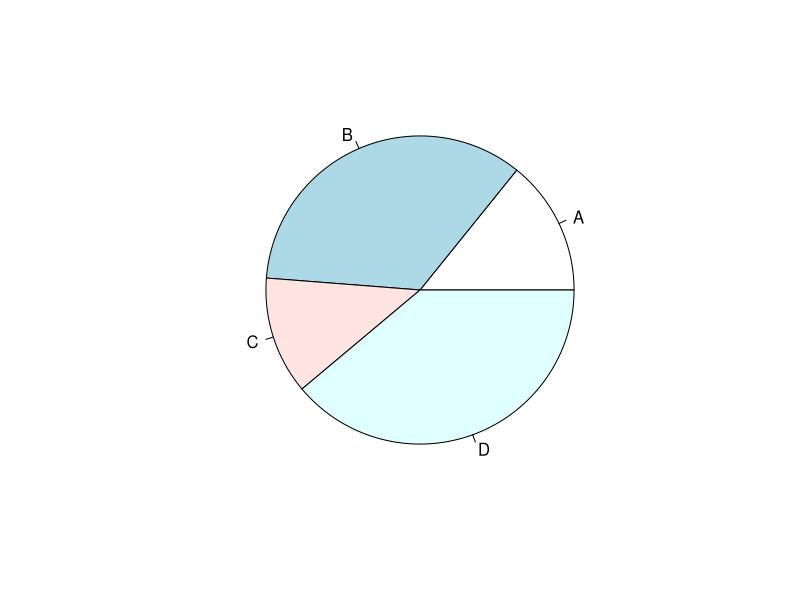
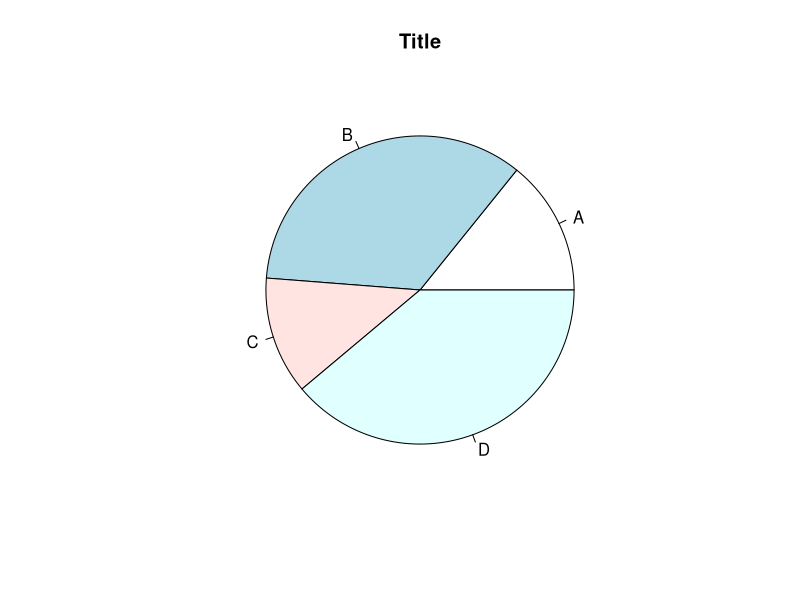
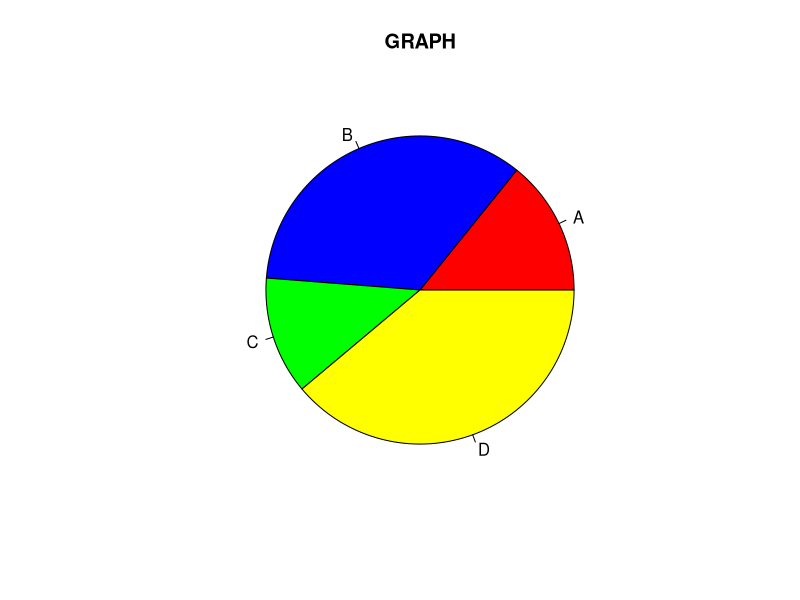
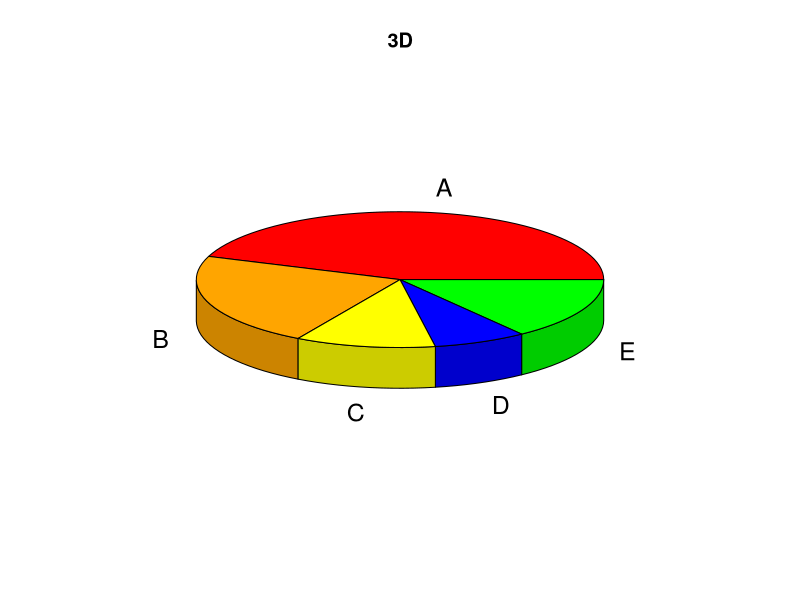
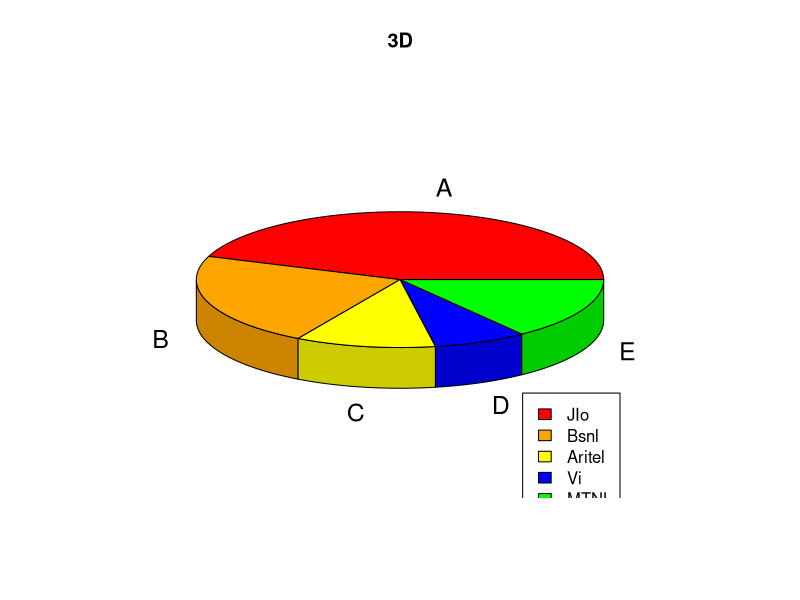

Write the R code that produced these figures, in order.
x<-c(23,56,20,63)
labels<-c("A","B","C","D")
pie(x,labels)

x<-c(23,56,20,63)
labels<-c("A","B","C","D")
pie(x,labels,main="Title")


x<-c(23,56,20,63)
labels<-c("A","B","C","D")
pie(x,labels,main="GRAPH",col=c("red","blue","green","yellow"))

install.packages("plotrix")
library(plotrix)
x<-c(600,300,150,100,200)
pie3D(x,main="3D",labels=c("A","B","C","D","E"),col=c("red","orange","yellow","blue","green"))

#legend("topleft", c("C1", "C2"), fill = c("red", "green"))
pie3D(x,main="3D",labels=c("A","B","C","D","E"),col=c("red","orange","yellow","blue","green"))
legend("bottomright",c("JIo","Bsnl","Aritel","Vi","MTNL"),fill=c("red","orange","yellow","blue","green"))
